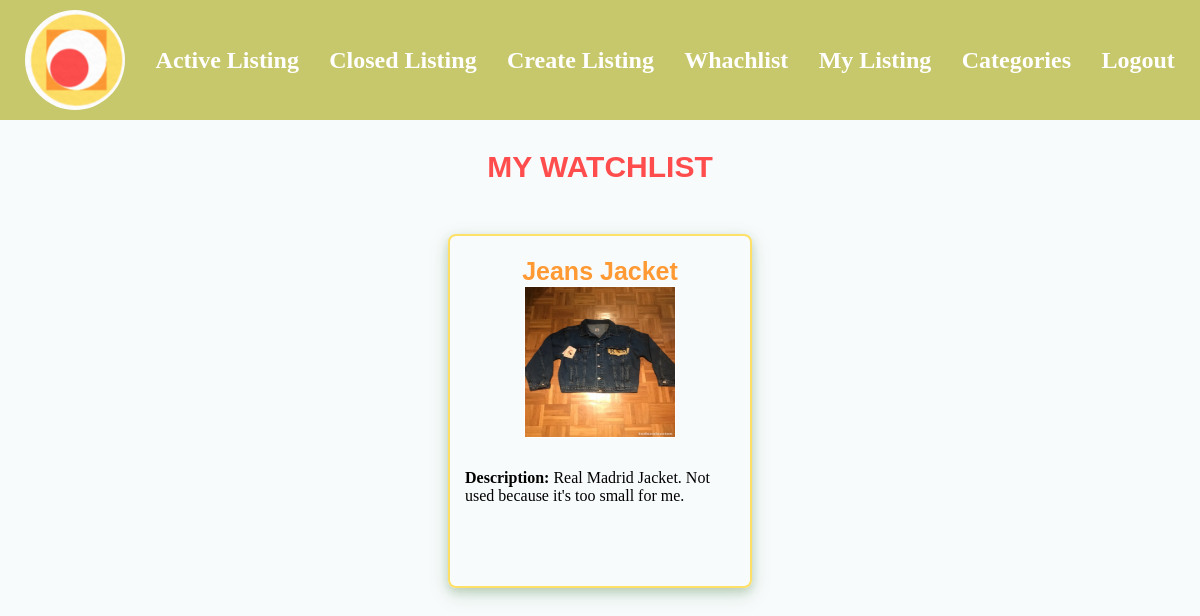
Before: /watchlist/ (signed in) with the older database file.
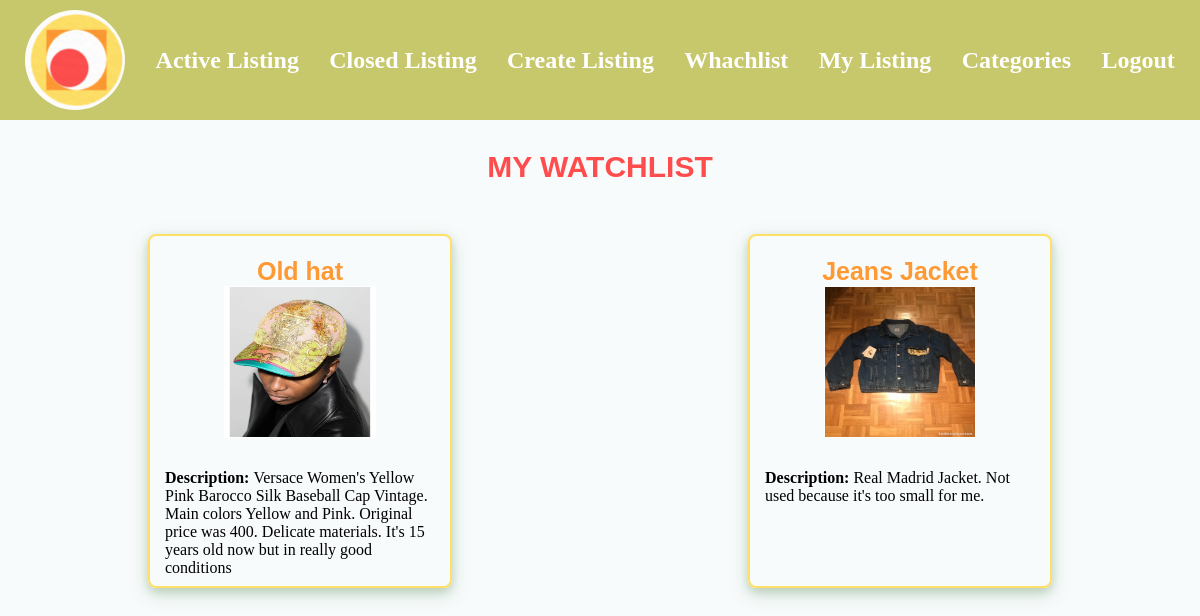
After: the same page with the newer database file.
### auctions/models.py (models this page shows, shortened)
class Watchlist(models.Model):
    user = models.ForeignKey(User, on_delete=models.CASCADE, null=False)
    auction = models.ForeignKey(Auction, on_delete=models.CASCADE, null=False)

class Auction(models.Model):
   user = models.ForeignKey(User, on_delete=models.CASCADE, null=False)
   title = models.CharField(max_length=100, null=False)
   description = models.TextField(null=False)
   initial_price = models.IntegerField(null=False)
   date = models.DateField(default=datetime.date.today)
   photo = models.ImageField(upload_to='pics/', null=True, blank=True)
   category = models.ForeignKey(Category, on_delete=models.SET_NULL, null=True, blank=True)
   active = models.BooleanField(default=True)

### auctions/views.py (the view)
# urls.py: path("watchlist/", views.watchlist, name="auctions-watchlist"),
@login_required
def watchlist(request):
    data = {
        'my_watchlist' : Watchlist.objects.filter(user=request.user)
    }
    return render(request, 'auctions/watchlist.html', data)

### auctions/templates/auctions/watchlist.html
{% extends "auctions/layout.html" %}
{% block content %}
<h3>MY WATCHLIST</h3>
<div class="auctions-wrapper">
    {% for w in my_watchlist %}
        <a href="{% url 'auctions-show' id=w.auction.id %}">
            <div class="auction-wrapper">
                <div>
                    <h2>{{w.auction.title}}</h2>
                    <img src="{{w.auction.photo.url}}" alt="image">
                </div>
                <p><span>Description: </span>{{w.auction.description}}</p>
            </div>
        </a>
    {% endfor %}
</div>
{% endblock %}

### auctions/templates/auctions/layout.html (shortened to what this page needs)
{% load static %}
<!DOCTYPE html>
<html lang="en">
<head>
    <link rel="stylesheet" href="{% static 'css/styles.css' %}">
</head>
<body>
    <nav>
        <div id="links-wrapper">
            <img src="{% static 'img/icon.png' %}" alt="logo">
            {% if user.is_authenticated %}
                <a href="{% url 'auctions-home' %}">Active Listing</a>
                <a href="{% url 'auctions-closed' %}">Closed Listing</a>
                <a href="{% url 'auctions-create' %}">Create Listing</a>
                <a href="{% url 'auctions-watchlist' %}">Whachlist</a>
                <a href="{% url 'auctions-mylistings' %}">My Listing</a>
                <a href="{% url 'auctions-categories' %}">Categories</a>
                <a href="{% url 'logout' %}">Logout</a>
            {% else %}
                <a href="{% url 'auctions-home' %}">Active Listing</a>
                <a href="{% url 'auctions-closed' %}">Closed Listing</a>
                <a href="{% url 'auctions-categories' %}">Categories</a>
                <a href="{% url 'signup' %}">Sign up</a>
                <a href="{% url 'login' %}">Login</a>
            {% endif %}
        </div>
    </nav>
    <main>
       {% block content %}
       {% endblock content %}
    </main>
</body>
</html>

### auctions/static/css/styles.css (style rules this page uses)
body { margin: 0; background-color: rgba(232, 244, 245, 0.275); }
nav div#links-wrapper { display: flex; align-items: center; justify-content: space-around; background-color: #c7c76b; padding: 10px; margin: 0; }
nav div#links-wrapper img { width: 100px; margin: 0; padding: 0; border-radius: 50%; }
nav div#links-wrapper a { text-decoration: none; font-size: 24px; font-weight: bold; color: white; }
h3 { text-align: center; font-size: 30px; font-family:'Lucida Sans', 'Lucida Sans Regular', 'Lucida Grande', 'Lucida Sans Unicode', Geneva, Verdana, sans-serif; color: #ff4d4d; }
div.auctions-wrapper { display: flex; flex-direction: row-reverse; flex-wrap: wrap; align-items: center; justify-content: space-around; }
div.auctions-wrapper a { text-decoration: none; color: black; }
div.auctions-wrapper a div.auction-wrapper { display: flex; flex-direction: column; align-items: center; justify-content: space-between; height: 350px; width: 300px; border-radius: 8px; border: 2px solid #ffe066; box-shadow: 0 4px 8px 0 rgba(66, 108, 45, 0.2), 0 6px 20px 0 rgba(34, 109, 39, 0.19); margin: 20px; }
div.auctions-wrapper a div.auction-wrapper h2 { color: #ff9933; font-size: 25px; font-family:'Franklin Gothic Medium', 'Arial Narrow', Arial, sans-serif; margin-bottom: 0; }
div.auctions-wrapper a div.auction-wrapper div { display: flex; flex-direction: column; align-items: center; justify-content: space-between; }
div.auctions-wrapper a div.auction-wrapper div img { height: 150px; width: 150px; margin: 0; border: 1px solid white; }
div.auctions-wrapper a div.auction-wrapper p span { font-weight: bold; }
div.auctions-wrapper a div.auction-wrapper p { height: 50%; width: 90%; padding: 15px 10px; }

Changed rows visible on the page:
added Watchlist: auction "Old hat", auction.photo (picture), auction.description "Versace Women's Yellow Pink Barocco Silk Baseball Cap Vintage. Main colors Yellow and Pink. Original price was 400. Delicate materials. It's 15 years old now but in really good conditions"
